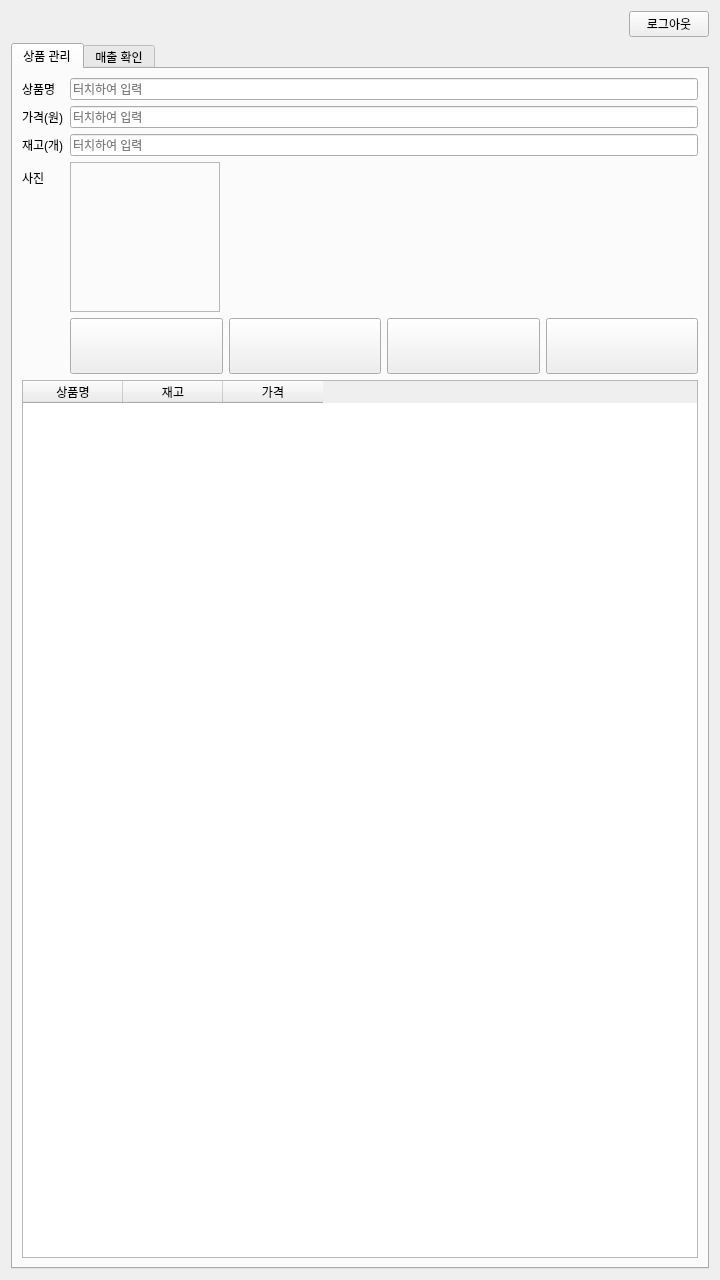
<?xml version="1.0" encoding="UTF-8"?>
<ui version="4.0">
 <class>AdminWidget</class>
 <widget class="QWidget" name="AdminWidget">
  <property name="geometry">
   <rect>
    <x>0</x>
    <y>0</y>
    <width>720</width>
    <height>1280</height>
   </rect>
  </property>
  <layout class="QVBoxLayout" name="layout">
   <item>
    <layout class="QHBoxLayout" name="header">
     <item>
      <widget class="QLabel" name="welcomeLabel">
       <property name="styleSheet">
        <string notr="true">font-size: 22px; font-weight: bold;</string>
       </property>
      </widget>
     </item>
     <item>
      <spacer name="headerStretch">
       <property name="orientation">
        <enum>Qt::Horizontal</enum>
       </property>
       <property name="sizeHint" stdset="0">
        <size>
         <width>0</width>
         <height>0</height>
        </size>
       </property>
      </spacer>
     </item>
     <item>
      <widget class="QPushButton" name="logoutButton">
       <property name="text">
        <string>로그아웃</string>
       </property>
      </widget>
     </item>
    </layout>
   </item>
   <item>
    <widget class="QTabWidget" name="tabs">
     <property name="currentIndex">
      <number>0</number>
     </property>
     <widget class="QWidget" name="productTab">
      <attribute name="title">
       <string>상품 관리</string>
      </attribute>
      <layout class="QVBoxLayout" name="productLayout" stretch="0,1">
       <item>
        <layout class="QFormLayout" name="form">
         <item row="0" column="0">
          <widget class="QLabel" name="nameLabel">
           <property name="text">
            <string>상품명</string>
           </property>
          </widget>
         </item>
         <item row="0" column="1">
          <widget class="QLineEdit" name="nameEdit">
           <property name="placeholderText">
            <string>터치하여 입력</string>
           </property>
          </widget>
         </item>
         <item row="1" column="0">
          <widget class="QLabel" name="priceLabel">
           <property name="text">
            <string>가격(원)</string>
           </property>
          </widget>
         </item>
         <item row="1" column="1">
          <widget class="QLineEdit" name="priceEdit">
           <property name="placeholderText">
            <string>터치하여 입력</string>
           </property>
          </widget>
         </item>
         <item row="2" column="0">
          <widget class="QLabel" name="stockLabel">
           <property name="text">
            <string>재고(개)</string>
           </property>
          </widget>
         </item>
         <item row="2" column="1">
          <widget class="QLineEdit" name="stockEdit">
           <property name="placeholderText">
            <string>터치하여 입력</string>
           </property>
          </widget>
         </item>
         <item row="3" column="0">
          <widget class="QLabel" name="previewTitle">
           <property name="text">
            <string>사진</string>
           </property>
          </widget>
         </item>
         <item row="3" column="1">
          <widget class="QLabel" name="previewLabel">
           <property name="minimumSize">
            <size>
             <width>150</width>
             <height>150</height>
            </size>
           </property>
           <property name="maximumSize">
            <size>
             <width>150</width>
             <height>150</height>
            </size>
           </property>
           <property name="cursor">
            <cursorShape>PointingHandCursor</cursorShape>
           </property>
           <property name="frameShape">
            <enum>QFrame::StyledPanel</enum>
           </property>
           <property name="alignment">
            <set>Qt::AlignCenter</set>
           </property>
          </widget>
         </item>
         <item row="4" column="1">
          <layout class="QHBoxLayout" name="formButtons">
           <item>
            <widget class="QPushButton" name="addButton">
             <property name="minimumSize">
              <size>
               <width>64</width>
               <height>56</height>
              </size>
             </property>
             <property name="toolTip">
              <string>상품 추가</string>
             </property>
             <property name="accessibleName">
              <string>상품 추가</string>
             </property>
            </widget>
           </item>
           <item>
            <widget class="QPushButton" name="updateButton">
             <property name="minimumSize">
              <size>
               <width>64</width>
               <height>56</height>
              </size>
             </property>
             <property name="toolTip">
              <string>선택 상품 수정</string>
             </property>
             <property name="accessibleName">
              <string>선택 상품 수정</string>
             </property>
            </widget>
           </item>
           <item>
            <widget class="QPushButton" name="clearButton">
             <property name="minimumSize">
              <size>
               <width>64</width>
               <height>56</height>
              </size>
             </property>
             <property name="toolTip">
              <string>새로 입력</string>
             </property>
             <property name="accessibleName">
              <string>새로 입력</string>
             </property>
            </widget>
           </item>
           <item>
            <widget class="QPushButton" name="deleteButton">
             <property name="minimumSize">
              <size>
               <width>64</width>
               <height>56</height>
              </size>
             </property>
             <property name="toolTip">
              <string>선택 상품 삭제</string>
             </property>
             <property name="accessibleName">
              <string>선택 상품 삭제</string>
             </property>
            </widget>
           </item>
          </layout>
         </item>
        </layout>
       </item>
       <item>
        <widget class="QTableWidget" name="productTable">
         <property name="editTriggers">
          <set>QAbstractItemView::NoEditTriggers</set>
         </property>
         <property name="selectionMode">
          <enum>QAbstractItemView::SingleSelection</enum>
         </property>
         <property name="selectionBehavior">
          <enum>QAbstractItemView::SelectRows</enum>
         </property>
         <attribute name="verticalHeaderVisible">
          <bool>false</bool>
         </attribute>
         <column>
          <property name="text">
           <string>상품명</string>
          </property>
         </column>
         <column>
          <property name="text">
           <string>재고</string>
          </property>
         </column>
         <column>
          <property name="text">
           <string>가격</string>
          </property>
         </column>
        </widget>
       </item>
      </layout>
     </widget>
     <widget class="QWidget" name="salesTab">
      <attribute name="title">
       <string>매출 확인</string>
      </attribute>
      <layout class="QVBoxLayout" name="salesLayout" stretch="0,0,0,1">
       <item>
        <layout class="QHBoxLayout" name="unitBar">
         <item>
          <widget class="QComboBox" name="unitCombo">
           <item>
            <property name="text">
             <string>일별 (날짜 선택)</string>
            </property>
           </item>
           <item>
            <property name="text">
             <string>월별 (월 선택)</string>
            </property>
           </item>
          </widget>
         </item>
         <item>
          <spacer name="unitStretch">
           <property name="orientation">
            <enum>Qt::Horizontal</enum>
           </property>
           <property name="sizeHint" stdset="0">
            <size>
             <width>0</width>
             <height>0</height>
            </size>
           </property>
          </spacer>
         </item>
         <item>
          <widget class="QPushButton" name="todayButton">
           <property name="text">
            <string>오늘</string>
           </property>
          </widget>
         </item>
        </layout>
       </item>
       <item>
        <layout class="QHBoxLayout" name="periodBar" stretch="0,1,0">
         <item>
          <widget class="QPushButton" name="prevButton">
           <property name="text">
            <string>◀ 이전</string>
           </property>
          </widget>
         </item>
         <item>
          <widget class="QDateEdit" name="dateEdit">
           <property name="minimumSize">
            <size>
             <width>170</width>
             <height>0</height>
            </size>
           </property>
           <property name="displayFormat">
            <string>yyyy-MM-dd</string>
           </property>
           <property name="calendarPopup">
            <bool>true</bool>
           </property>
          </widget>
         </item>
         <item>
          <widget class="QPushButton" name="nextButton">
           <property name="text">
            <string>다음 ▶</string>
           </property>
          </widget>
         </item>
        </layout>
       </item>
       <item>
        <widget class="QLabel" name="summaryLabel">
         <property name="styleSheet">
          <string notr="true">font-size: 18px; font-weight: bold;</string>
         </property>
        </widget>
       </item>
       <item>
        <widget class="QSplitter" name="splitter">
         <property name="orientation">
          <enum>Qt::Vertical</enum>
         </property>
         <widget class="SalesChart" name="chart">
          <property name="minimumSize">
           <size>
            <width>0</width>
            <height>300</height>
           </size>
          </property>
         </widget>
         <widget class="QTabWidget" name="detailTabs">
          <property name="currentIndex">
           <number>0</number>
          </property>
          <widget class="QWidget" name="detailTab">
           <attribute name="title">
            <string>구매 상세 내역</string>
           </attribute>
           <layout class="QVBoxLayout" name="detailLayout">
            <property name="leftMargin">
             <number>0</number>
            </property>
            <property name="topMargin">
             <number>0</number>
            </property>
            <property name="rightMargin">
             <number>0</number>
            </property>
            <property name="bottomMargin">
             <number>0</number>
            </property>
            <item>
             <widget class="QTableWidget" name="detailTable">
              <property name="editTriggers">
               <set>QAbstractItemView::NoEditTriggers</set>
              </property>
              <property name="selectionBehavior">
               <enum>QAbstractItemView::SelectRows</enum>
              </property>
              <attribute name="verticalHeaderVisible">
               <bool>false</bool>
              </attribute>
              <column>
               <property name="text">
                <string>일시</string>
               </property>
              </column>
              <column>
               <property name="text">
                <string>구매자</string>
               </property>
              </column>
              <column>
               <property name="text">
                <string>상품</string>
               </property>
              </column>
              <column>
               <property name="text">
                <string>수량</string>
               </property>
              </column>
              <column>
               <property name="text">
                <string>금액</string>
               </property>
              </column>
              <column>
               <property name="text">
                <string>결제수단</string>
               </property>
              </column>
             </widget>
            </item>
           </layout>
          </widget>
          <widget class="QWidget" name="byBuyerTab">
           <attribute name="title">
            <string>구매자·상품별 합계</string>
           </attribute>
           <layout class="QVBoxLayout" name="byBuyerLayout">
            <property name="leftMargin">
             <number>0</number>
            </property>
            <property name="topMargin">
             <number>0</number>
            </property>
            <property name="rightMargin">
             <number>0</number>
            </property>
            <property name="bottomMargin">
             <number>0</number>
            </property>
            <item>
             <widget class="QTableWidget" name="byBuyerTable">
              <property name="editTriggers">
               <set>QAbstractItemView::NoEditTriggers</set>
              </property>
              <property name="selectionBehavior">
               <enum>QAbstractItemView::SelectRows</enum>
              </property>
              <attribute name="verticalHeaderVisible">
               <bool>false</bool>
              </attribute>
              <column>
               <property name="text">
                <string>구매자</string>
               </property>
              </column>
              <column>
               <property name="text">
                <string>상품</string>
               </property>
              </column>
              <column>
               <property name="text">
                <string>수량</string>
               </property>
              </column>
              <column>
               <property name="text">
                <string>금액</string>
               </property>
              </column>
             </widget>
            </item>
           </layout>
          </widget>
         </widget>
        </widget>
       </item>
      </layout>
     </widget>
    </widget>
   </item>
  </layout>
 </widget>
 <customwidgets>
  <customwidget>
   <class>SalesChart</class>
   <extends>QWidget</extends>
   <header>saleschart.h</header>
  </customwidget>
 </customwidgets>
 <resources/>
 <connections/>
</ui>
